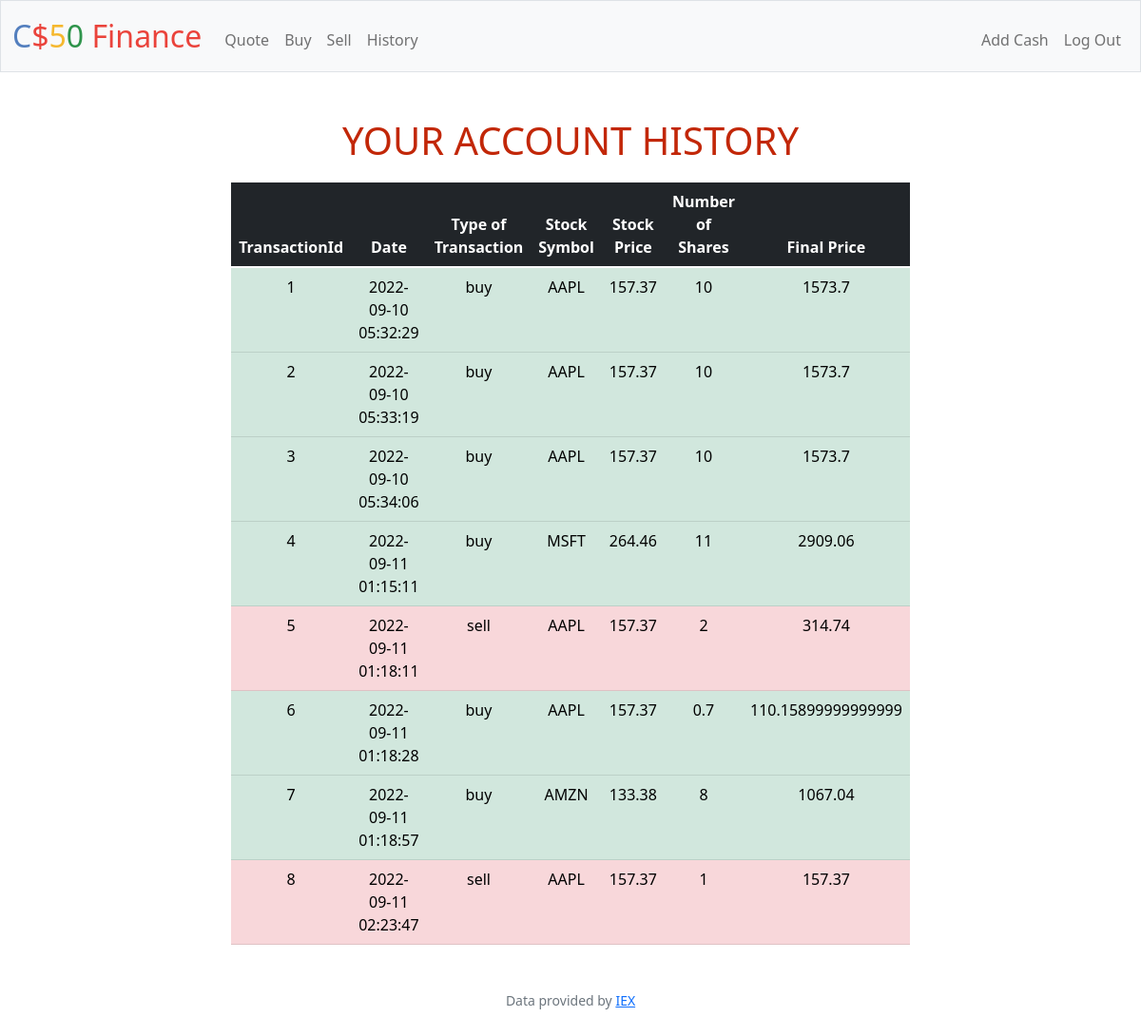
The page /history (signed in) on the database its author committed.
### tables this page shows
CREATE TABLE 'transactions' ('transaction_id' INTEGER PRIMARY KEY AUTOINCREMENT NOT NULL, 'datetime' DATETIME NOT NULL, 'user_id' INTEGER NOT NULL, 'transaction_type' TEXT NOT NULL, 'stock_symbol' TEXT NOT NULL, 'stock_price' NUMERIC NOT NULL, 'shares_number' NUMERIC NOT NULL, 'final_price' NUMERIC NOT NULL);

### app.py (the view)
@app.route("/history")
@login_required
def history():
    userId = session["user_id"]
    try:
        transactions = db.execute("SELECT transaction_id, datetime,user_id,transaction_type,stock_symbol,stock_price,shares_number,final_price FROM transactions WHERE user_id = ?", userId)
    except:
        return apology("You don't have any transaction history", 403)
    return render_template("history.html", transactions = transactions)

### app.py (called while the page is built)
@app.after_request
def after_request(response):
    response.headers["Cache-Control"] = "no-cache, no-store, must-revalidate"
    response.headers["Expires"] = 0
    response.headers["Pragma"] = "no-cache"
    return response

### helpers.py (called while the page is built)
def login_required(f):
    @wraps(f)
    def decorated_function(*args, **kwargs):
        if session.get("user_id") is None:
            return redirect("/login")
        return f(*args, **kwargs)
    return decorated_function

### templates/history.html (shortened to what this page needs)
{% extends "layout.html" %}
{% block main %}
<h1> YOUR ACCOUNT HISTORY</h1>
<div class="row justify-content-center">
<table class="table table-hover table-dark tablevitor">
    <thead class="thead-dark">
        <tr>
            <th>TransactionId</th>
            <th>Date</th>
            <th>Type of Transaction</th>
            <th>Stock Symbol</th>
            <th>Stock Price</th>
            <th>Number of Shares</th>
            <th>Final Price</th>
        </tr>
    </thead>
    <tbody>
        {% for i in transactions %}
        {% if i["transaction_type"] == 'buy' %}
        <tr class="table-success">
        {% else%}
        <tr class="table-danger">
        {% endif %}
            <td>{{ i["transaction_id"] }}</td>
            <td>{{ i["datetime"] }}</td>
            <td>{{ i["transaction_type"] }}</td>
            <td>{{ i["stock_symbol"] }}</td>
            <td>{{ i["stock_price"] }}</td>
            <td>{{ i["shares_number"] }}</td>
            <td>{{ i["final_price"] }}</td>
        </tr>
        {% endfor%}
    </tbody>
</table>
</div>
{% endblock %}
{% block final %}
<footer class="mb-5 small text-center text-muted" id="footer">
    Data provided by <a href="https://iexcloud.io/">IEX</a>
</footer>
{% endblock %}

### templates/layout.html (shortened to what this page needs)
<!DOCTYPE html>
<html lang="en">
    <head>
        <link href="https://cdn.jsdelivr.net/npm/bootstrap@5.1.3/dist/css/bootstrap.min.css" rel="stylesheet">
        <link href="/static/styles.css" rel="stylesheet">
    </head>
    <body>
        <nav class="bg-light border navbar navbar-expand-md navbar-light">
            <div class="container-fluid">
                <a class="navbar-brand" href="/"><span class="blue">C</span><span class="red">$</span><span class="yellow">5</span><span class="green">0</span> <span class="red">Finance</span></a>
                <div class="collapse navbar-collapse" id="navbar">
                    {% if session["user_id"] %}
                        <ul class="navbar-nav me-auto mt-2">
                            <li class="nav-item"><a class="nav-link" href="/quote">Quote</a></li>
                            <li class="nav-item"><a class="nav-link" href="/buy">Buy</a></li>
                            <li class="nav-item"><a class="nav-link" href="/sell">Sell</a></li>
                            <li class="nav-item"><a class="nav-link" href="/history">History</a></li>
                        </ul>
                        <ul class="navbar-nav ms-auto mt-2">
                            <li class="nav-item"><a class="nav-link" href="/cash">Add Cash</a></li>
                            <li class="nav-item"><a class="nav-link" href="/logout">Log Out</a></li>
                        </ul>
                    {% else %}
                        <ul class="navbar-nav ms-auto mt-2">
                            <li class="nav-item"><a class="nav-link" href="/register">Register</a></li>
                            <li class="nav-item"><a class="nav-link" href="/login">Log In</a></li>
                        </ul>
                    {% endif %}
                </div>
            </div>
        </nav>
        <main class="container-fluid py-5 text-center">
            {% block main %}{% endblock %}
        </main>
            {% block final %}{% endblock %}
    </body>
</html>

### static/styles.css (style rules this page uses)
nav .navbar-brand { font-size: xx-large; }
nav .navbar-brand .blue { color: #537fbe; }
nav .navbar-brand .red { color: #ea433b; }
nav .navbar-brand .yellow { color: #f5b82e; }
nav .navbar-brand .green { color: #2e944b; }
.tablevitor { border-radius: 5px; width: 50%; margin: 0px auto; float: none; }
h1,h2,h3 { color: #c22708; margin-bottom: 20px; }

### rows shown on the page
transactions: transaction_id "1", datetime "2022-09-10 05:32:29", transaction_type "buy", stock_symbol "AAPL", stock_price "157.37", shares_number "10", final_price "1573.7"
transactions: transaction_id "2", datetime "2022-09-10 05:33:19", transaction_type "buy", stock_symbol "AAPL", stock_price "157.37", shares_number "10", final_price "1573.7"
transactions: transaction_id "3", datetime "2022-09-10 05:34:06", transaction_type "buy", stock_symbol "AAPL", stock_price "157.37", shares_number "10", final_price "1573.7"
transactions: transaction_id "4", datetime "2022-09-11 01:15:11", transaction_type "buy", stock_symbol "MSFT", stock_price "264.46", shares_number "11", final_price "2909.06"
transactions: transaction_id "5", datetime "2022-09-11 01:18:11", transaction_type "sell", stock_symbol "AAPL", stock_price "157.37", shares_number "2", final_price "314.74"
transactions: transaction_id "6", datetime "2022-09-11 01:18:28", transaction_type "buy", stock_symbol "AAPL", stock_price "157.37", shares_number "0.7", final_price "110.15899999999999"
transactions: transaction_id "7", datetime "2022-09-11 01:18:57", transaction_type "buy", stock_symbol "AMZN", stock_price "133.38", shares_number "8", final_price "1067.04"
transactions: transaction_id "8", datetime "2022-09-11 02:23:47", transaction_type "sell", stock_symbol "AAPL", stock_price "157.37", shares_number "1", final_price "157.37"
